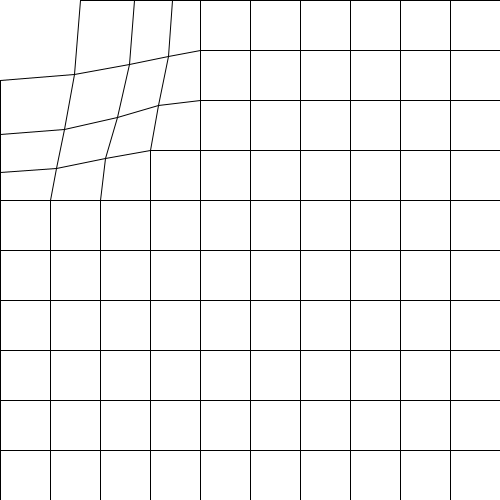
Frame 1 (no input)
Frame 60 (the mouse pressed at the canvas centre just before this capture): identical to frame 1, image omitted
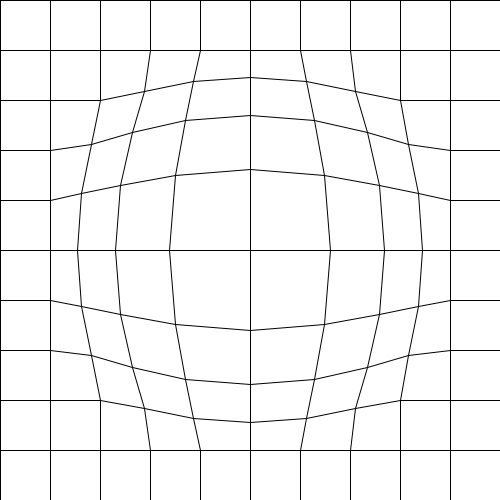
Frame 120 (the mouse held since frame 60 and released just before this capture)

The Processing sketch that drew these frames (run headless with seeded random() and noise(); from frame 60 on, the mouse is pressed at the canvas centre):

// Processing sketch: Normal_Fisheye
// ── Normal_Fisheye.pde
//based on this site https://github.com/d3/d3-plugins/blob/master/fisheye/fisheye.js

Fisheye fisheye;
float gridS = 50;//grid size

void setup(){
  size(500, 500);
  fisheye = new Fisheye(200, 2);
}

void draw(){
  background(255);
  fisheye.focus = new PVector(mouseX, mouseY);
  //ellipse(width/2, height/2, 10, 10);
  //ellipse(mouseX, mouseY, 10, 10);
  //ellipse(result.x, result.y, result.z*10, result.z*10);
  noFill();
  for(int i=0; i<=width; i+=gridS){
    beginShape();
    for(int j=0; j<=height; j+=gridS){
      PVector moved = fisheye.transform(new PVector(i, j));
      vertex(moved.x, moved.y);
    }
    endShape();
  }
  
  for(int j=0; j<=height; j+=gridS){
    beginShape();
    for(int i=0; i<=width; i+=gridS){
      PVector moved = fisheye.transform(new PVector(i, j));
      vertex(moved.x, moved.y);
    }
    endShape();
  }
}

class Fisheye{
  float radius;
  float distortion;
  float k0, k1;
  PVector focus = new PVector();
  
  Fisheye(float radius, float distortion){
    this.radius = radius;
    this.distortion = distortion;
    rescale();
  }
  
  PVector transform(PVector p){
    PVector d = PVector.sub(p, focus);
    float dd = d.mag();
    if (dd >= radius) return new PVector(d.x+focus.x, d.y+focus.y, dd >= radius ? 1 : 10);
    float k = k0 * (1 - exp(-dd * k1)) / dd * .75 + .25;
    return new PVector(focus.x + d.x * k, focus.y + d.y * k, Math.min(k, 10));
  }
  
  void rescale() {
    k0 = exp(distortion);
    k0 = k0 / (k0 - 1) * radius;
    k1 = distortion / radius;
  }
}
